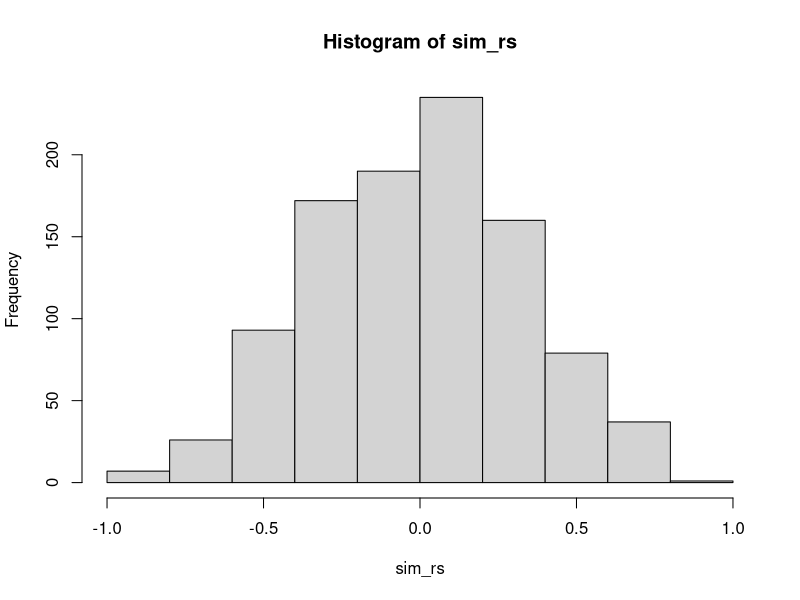

Reproduce this figure in R.
## ---- chunk 1
knitr::opts_chunk$set(echo = TRUE)
## ---- chunk 2
X <- c(1,4,3,2,5,4,3,6,7,8)
Y <- c(1,3,6,7,8,2,8,7,6,9)

cor.test(X,Y)
## ---- chunk 3
sim_rs <- replicate(1000,cor(sample(X),sample(Y)))
hist(sim_rs)
## ---- chunk 4
length(sim_rs[sim_rs >= cor(X,Y)])/1000
## ---- chunk 5
X <- c(1,4,3,2,5,4,3,6,7,8)
Y <- c(1,3,6,7,8,2,8,7,6,9)

sum(X*Y)

sort(X)
sort(Y,decreasing = TRUE)


sum(sort(X)*sort(Y, decreasing = TRUE))
    
## ---- chunk 6
sum(sort(X*sort(Y)))
